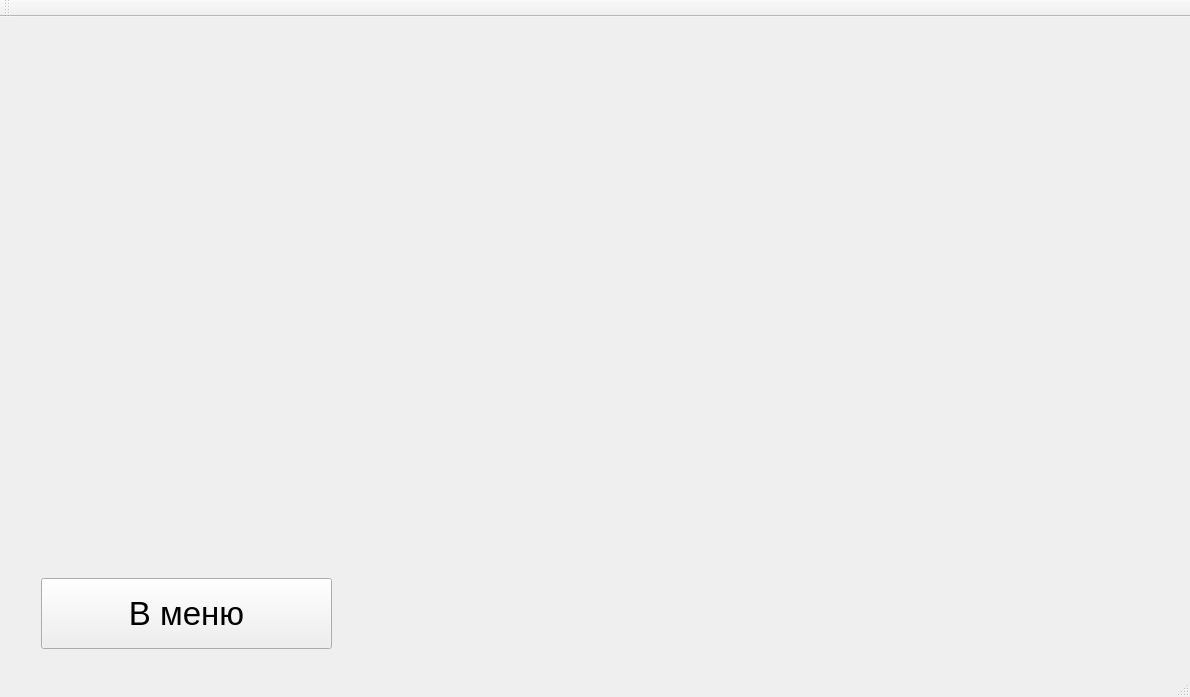
<?xml version="1.0" encoding="UTF-8"?>
<ui version="4.0">
 <class>MainWindow</class>
 <widget class="QMainWindow" name="MainWindow">
  <property name="geometry">
   <rect>
    <x>0</x>
    <y>0</y>
    <width>1190</width>
    <height>697</height>
   </rect>
  </property>
  <property name="font">
   <font>
    <pointsize>18</pointsize>
   </font>
  </property>
  <property name="windowTitle">
   <string>MainWindow</string>
  </property>
  <widget class="QWidget" name="centralWidget">
   <layout class="QGridLayout" name="gridLayout">
    <item row="0" column="0">
     <widget class="QStackedWidget" name="stackedWidget">
      <property name="currentIndex">
       <number>1</number>
      </property>
      <widget class="QWidget" name="Menu">
       <widget class="QLabel" name="label_MenuParameters">
        <property name="geometry">
         <rect>
          <x>230</x>
          <y>40</y>
          <width>681</width>
          <height>71</height>
         </rect>
        </property>
        <property name="font">
         <font>
          <pointsize>25</pointsize>
         </font>
        </property>
        <property name="text">
         <string>Меню выбора параметров рисунка</string>
        </property>
       </widget>
       <widget class="QPushButton" name="pushButton_Menu_Draw">
        <property name="geometry">
         <rect>
          <x>840</x>
          <y>550</y>
          <width>311</width>
          <height>81</height>
         </rect>
        </property>
        <property name="font">
         <font>
          <pointsize>25</pointsize>
         </font>
        </property>
        <property name="text">
         <string>Нарисовать</string>
        </property>
       </widget>
       <widget class="QComboBox" name="comboBox_Menu_Color">
        <property name="geometry">
         <rect>
          <x>560</x>
          <y>130</y>
          <width>231</width>
          <height>71</height>
         </rect>
        </property>
        <item>
         <property name="text">
          <string>Желтый</string>
         </property>
        </item>
        <item>
         <property name="text">
          <string>Белый</string>
         </property>
        </item>
        <item>
         <property name="text">
          <string>Красный и тд</string>
         </property>
        </item>
       </widget>
       <widget class="QLabel" name="label_Menu_Color">
        <property name="geometry">
         <rect>
          <x>290</x>
          <y>140</y>
          <width>181</width>
          <height>61</height>
         </rect>
        </property>
        <property name="text">
         <string>Цвет дома:</string>
        </property>
       </widget>
       <widget class="QLabel" name="label_Menu_Time">
        <property name="geometry">
         <rect>
          <x>290</x>
          <y>250</y>
          <width>181</width>
          <height>71</height>
         </rect>
        </property>
        <property name="text">
         <string>Время суток:</string>
        </property>
       </widget>
       <widget class="QComboBox" name="comboBox_Menu_Time">
        <property name="geometry">
         <rect>
          <x>560</x>
          <y>250</y>
          <width>231</width>
          <height>71</height>
         </rect>
        </property>
        <item>
         <property name="text">
          <string>Ночь</string>
         </property>
        </item>
        <item>
         <property name="text">
          <string>День</string>
         </property>
        </item>
       </widget>
       <widget class="QLabel" name="label_Menu_Stars">
        <property name="geometry">
         <rect>
          <x>290</x>
          <y>360</y>
          <width>211</width>
          <height>71</height>
         </rect>
        </property>
        <property name="text">
         <string>Кол-во звезд:</string>
        </property>
       </widget>
       <widget class="QLabel" name="label_Menu_Error">
        <property name="geometry">
         <rect>
          <x>170</x>
          <y>550</y>
          <width>591</width>
          <height>51</height>
         </rect>
        </property>
        <property name="text">
         <string/>
        </property>
       </widget>
       <widget class="QSpinBox" name="spinBox_Stars">
        <property name="geometry">
         <rect>
          <x>560</x>
          <y>370</y>
          <width>231</width>
          <height>51</height>
         </rect>
        </property>
       </widget>
      </widget>
      <widget class="QWidget" name="Image">
       <widget class="paint_widget" name="widget_Image" native="true">
        <property name="geometry">
         <rect>
          <x>19</x>
          <y>29</y>
          <width>1131</width>
          <height>501</height>
         </rect>
        </property>
        <widget class="QLabel" name="label_Image_PixMap">
         <property name="geometry">
          <rect>
           <x>10</x>
           <y>10</y>
           <width>200</width>
           <height>200</height>
          </rect>
         </property>
         <property name="text">
          <string/>
         </property>
         <property name="pixmap">
          <pixmap resource="images.qrc">:/Images/Moon.jpg.png</pixmap>
         </property>
        </widget>
        <widget class="QLabel" name="label_Image_Cloud1">
         <property name="geometry">
          <rect>
           <x>290</x>
           <y>20</y>
           <width>200</width>
           <height>150</height>
          </rect>
         </property>
         <property name="text">
          <string/>
         </property>
         <property name="pixmap">
          <pixmap resource="images.qrc">:/Images/Cloud1.png.png</pixmap>
         </property>
        </widget>
        <widget class="QLabel" name="label_Image_Cloud2">
         <property name="geometry">
          <rect>
           <x>840</x>
           <y>30</y>
           <width>200</width>
           <height>200</height>
          </rect>
         </property>
         <property name="text">
          <string/>
         </property>
         <property name="pixmap">
          <pixmap resource="images.qrc">:/Images/Cloud2.png</pixmap>
         </property>
        </widget>
       </widget>
       <widget class="QPushButton" name="pushButton_Image_BackToMenu">
        <property name="geometry">
         <rect>
          <x>30</x>
          <y>550</y>
          <width>291</width>
          <height>71</height>
         </rect>
        </property>
        <property name="font">
         <font>
          <pointsize>25</pointsize>
         </font>
        </property>
        <property name="text">
         <string>В меню</string>
        </property>
       </widget>
      </widget>
     </widget>
    </item>
   </layout>
  </widget>
  <widget class="QMenuBar" name="menuBar">
   <property name="geometry">
    <rect>
     <x>0</x>
     <y>0</y>
     <width>1190</width>
     <height>26</height>
    </rect>
   </property>
  </widget>
  <widget class="QToolBar" name="mainToolBar">
   <attribute name="toolBarArea">
    <enum>TopToolBarArea</enum>
   </attribute>
   <attribute name="toolBarBreak">
    <bool>false</bool>
   </attribute>
  </widget>
  <widget class="QStatusBar" name="statusBar"/>
 </widget>
 <layoutdefault spacing="6" margin="11"/>
 <customwidgets>
  <customwidget>
   <class>paint_widget</class>
   <extends>QWidget</extends>
   <header location="global">paint_widget.h</header>
   <container>1</container>
  </customwidget>
 </customwidgets>
 <resources>
  <include location="images.qrc"/>
 </resources>
 <connections/>
</ui>
